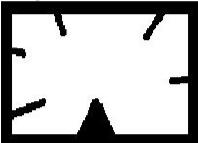
#> input picture Image Processing in OpenCV/Contours in OpenCV/Contour Features/Polygon.jpg, 198 x 143 px
$ python Approximation.py   (older library calls are emulated)
#> lines starting #> are read from the running program, lines starting #| are printed output that depends on the picture; after the words box and inside, x2 and y2 are one past the last pixel; in counts of white or black regions, pixels touching at a corner belong together
# -*- coding: utf-8 -*-
"""
@author: wuxin
"""

import cv2 as cv
import numpy as np
from matplotlib import pyplot as plt

if __name__ == "__main__":
    img = cv.imread("Polygon.jpg")
#> img is the input picture: shape (143, 198, 3); min 0, max 255, mean 179
    gray = cv.cvtColor(img, cv.COLOR_BGR2GRAY)

    ret , binary = cv.threshold(gray, 220, 255, cv.THRESH_BINARY)
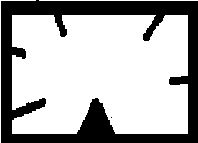
#> binary: shape (143, 198); 69% white; 2 black regions (1 under 20 px)
    image, contours, hierarchy = cv.findContours(binary, cv.RETR_EXTERNAL, cv.CHAIN_APPROX_SIMPLE)
#> contours = 3 contours, 2 with area under 20; largest, box (x1, y1, x2, y2) and area: (12, 15, 188, 134) 18780
    # 轮廓
    cnt = contours
#> cnt has the same summary as contours

    img1 = np.copy(img)
    epsilon1 = 0.1 * cv.arcLength(cnt[0], True)
#> epsilon1 = 89.85
    approx1 = cv.approxPolyDP(cnt[0], epsilon1, True)
#> approx1 = [[12, 15], [12, 133], [187, 133], [187, 15]]
    img1 = cv.drawContours(img1, cnt ,-1, (255,0,0), 3)
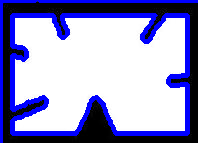
#> img1: shape (143, 198, 3); 18.26% of pixels changed, all inside (x1, y1, x2, y2) = (0, 0, 198, 143)

    img2 = np.copy(img)
    epsilon2 = 0.01 * cv.arcLength(cnt[0], True)
#> epsilon2 = 8.98
    approx2 = cv.approxPolyDP(cnt[0], epsilon2, True)
#> approx2 = contour of 22 points, box (x1, y1, x2, y2) (12, 15, 188, 134), area 19384
    img2 = cv.drawContours(img2, approx2 ,-1, (255,0,0), 3)
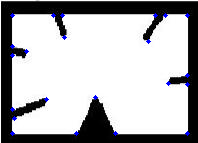
#> img2: shape (143, 198, 3); 1.01% of pixels changed, all inside (x1, y1, x2, y2) = (10, 13, 190, 136)

    plt.subplot(1, 3, 1), plt.imshow(img), plt.title('Original')
    plt.xticks([]), plt.yticks([])
    plt.subplot(1, 3, 2), plt.imshow(img1), plt.title('epsilon = 10%')
    plt.xticks([]), plt.yticks([])
    plt.subplot(1, 3, 3), plt.imshow(img2), plt.title('epsilon = 1%')
    plt.xticks([]), plt.yticks([])

    plt.show()
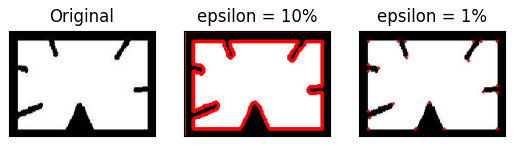
#> figure drawn by matplotlib, 3 panels; B, G, R data is drawn as R, G, B
